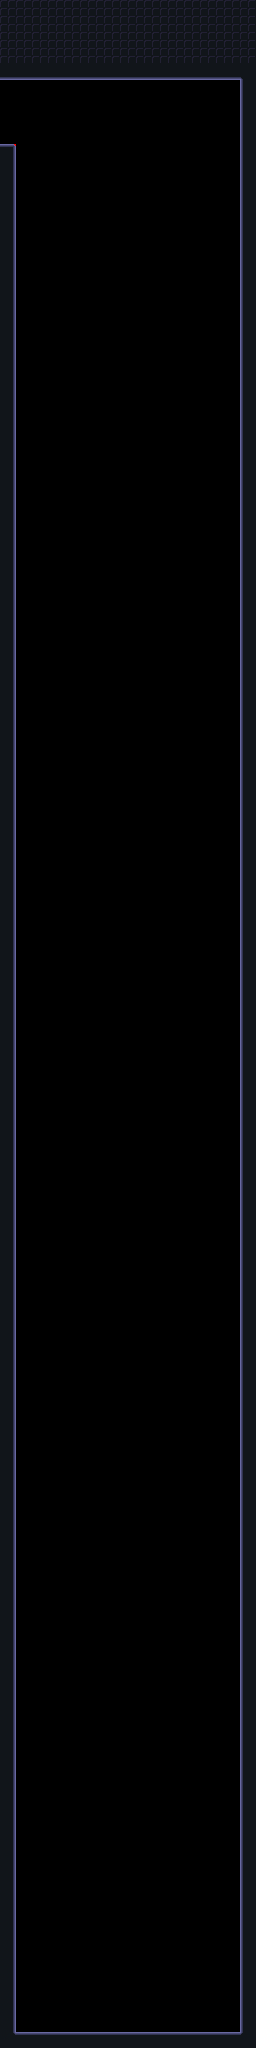

A level layout from a 2D game, rendered from its tile map. Below: a short description, then the map file with tile-grid data replaced by summaries:
An orthogonal 16x128 tile map with 16x16 px tiles, 2 tile layers (bounds, foreground), 1 hidden layer not drawn, 2 tilesets.

<map version="1.5" tiledversion="1.7.1" orientation="orthogonal" renderorder="right-down" width="16" height="128" tilewidth="16" tileheight="16" infinite="0" nextlayerid="4" nextobjectid="1">
 <tileset firstgid="1" source="../../tileset/bounds.tsx" />
 <tileset firstgid="257" source="../../tileset/alpha.tsx" />
 <layer id="2" name="background" width="16" height="128" visible="0" parallaxx="0.25" parallaxy="0.25">
  <data>[2048 cells, 2048 non-empty, 1 distinct tile ids]</data>
 </layer>
 <layer id="1" name="bounds" width="16" height="128">
  <data>[2048 cells, 336 non-empty, 1 distinct tile ids]</data>
 </layer>
 <layer id="3" name="foreground" width="16" height="128">
  <data>[2048 cells, 336 non-empty, 9 distinct tile ids]</data>
 </layer>
</map>